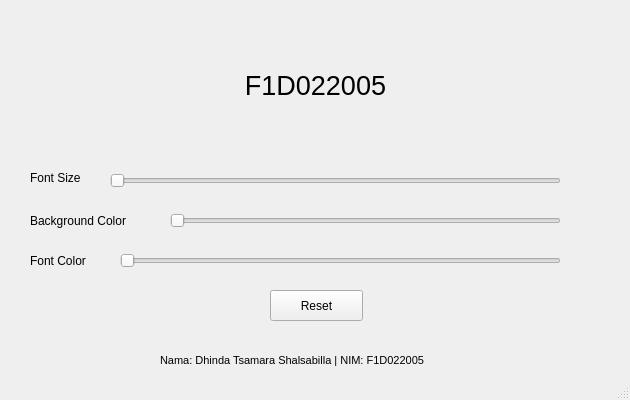
<?xml version="1.0" encoding="UTF-8"?>
<ui version="4.0">
 <class>MainWindow</class>
 <widget class="QMainWindow" name="MainWindow">
  <property name="geometry">
   <rect>
    <x>0</x>
    <y>0</y>
    <width>630</width>
    <height>400</height>
   </rect>
  </property>
  <property name="windowTitle">
   <string>Font Size and Color Adjuster</string>
  </property>
  <widget class="QWidget" name="centralwidget">
   <widget class="QLabel" name="nim">
    <property name="geometry">
     <rect>
      <x>30</x>
      <y>30</y>
      <width>571</width>
      <height>111</height>
     </rect>
    </property>
    <property name="font">
     <font>
      <family>Arial</family>
      <pointsize>20</pointsize>
     </font>
    </property>
    <property name="text">
     <string>F1D022005</string>
    </property>
    <property name="alignment">
     <set>Qt::AlignCenter</set>
    </property>
   </widget>
   <widget class="QLabel" name="label_2">
    <property name="geometry">
     <rect>
      <x>30</x>
      <y>170</y>
      <width>71</width>
      <height>16</height>
     </rect>
    </property>
    <property name="font">
     <font>
      <family>Arial</family>
      <pointsize>9</pointsize>
     </font>
    </property>
    <property name="text">
     <string>Font Size</string>
    </property>
   </widget>
   <widget class="QLabel" name="label_3">
    <property name="geometry">
     <rect>
      <x>30</x>
      <y>210</y>
      <width>121</width>
      <height>21</height>
     </rect>
    </property>
    <property name="font">
     <font>
      <family>Arial</family>
      <pointsize>9</pointsize>
     </font>
    </property>
    <property name="text">
     <string>Background Color</string>
    </property>
   </widget>
   <widget class="QLabel" name="label_4">
    <property name="geometry">
     <rect>
      <x>30</x>
      <y>250</y>
      <width>71</width>
      <height>21</height>
     </rect>
    </property>
    <property name="font">
     <font>
      <family>Arial</family>
      <pointsize>9</pointsize>
     </font>
    </property>
    <property name="text">
     <string>Font Color</string>
    </property>
   </widget>
   <widget class="QSlider" name="size">
    <property name="geometry">
     <rect>
      <x>110</x>
      <y>170</y>
      <width>451</width>
      <height>22</height>
     </rect>
    </property>
    <property name="orientation">
     <enum>Qt::Horizontal</enum>
    </property>
   </widget>
   <widget class="QSlider" name="bg">
    <property name="geometry">
     <rect>
      <x>170</x>
      <y>210</y>
      <width>391</width>
      <height>22</height>
     </rect>
    </property>
    <property name="orientation">
     <enum>Qt::Horizontal</enum>
    </property>
   </widget>
   <widget class="QSlider" name="color">
    <property name="geometry">
     <rect>
      <x>120</x>
      <y>250</y>
      <width>441</width>
      <height>22</height>
     </rect>
    </property>
    <property name="orientation">
     <enum>Qt::Horizontal</enum>
    </property>
   </widget>
   <widget class="QLabel" name="nama">
    <property name="geometry">
     <rect>
      <x>160</x>
      <y>350</y>
      <width>311</width>
      <height>20</height>
     </rect>
    </property>
    <property name="font">
     <font>
      <family>Arial</family>
      <pointsize>8</pointsize>
     </font>
    </property>
    <property name="text">
     <string>Nama: Dhinda Tsamara Shalsabilla | NIM: F1D022005</string>
    </property>
   </widget>
   <widget class="QLabel" name="sizeVal">
    <property name="geometry">
     <rect>
      <x>570</x>
      <y>170</y>
      <width>71</width>
      <height>16</height>
     </rect>
    </property>
    <property name="font">
     <font>
      <family>Arial</family>
      <pointsize>8</pointsize>
     </font>
    </property>
    <property name="text">
     <string/>
    </property>
   </widget>
   <widget class="QLabel" name="bgVal">
    <property name="geometry">
     <rect>
      <x>570</x>
      <y>210</y>
      <width>71</width>
      <height>16</height>
     </rect>
    </property>
    <property name="font">
     <font>
      <family>Arial</family>
      <pointsize>8</pointsize>
     </font>
    </property>
    <property name="text">
     <string/>
    </property>
   </widget>
   <widget class="QLabel" name="colorVal">
    <property name="geometry">
     <rect>
      <x>570</x>
      <y>250</y>
      <width>71</width>
      <height>16</height>
     </rect>
    </property>
    <property name="font">
     <font>
      <family>Arial</family>
      <pointsize>8</pointsize>
     </font>
    </property>
    <property name="text">
     <string/>
    </property>
   </widget>
   <widget class="QPushButton" name="reset">
    <property name="geometry">
     <rect>
      <x>270</x>
      <y>290</y>
      <width>93</width>
      <height>31</height>
     </rect>
    </property>
    <property name="font">
     <font>
      <family>Arial</family>
      <pointsize>9</pointsize>
     </font>
    </property>
    <property name="text">
     <string>Reset</string>
    </property>
   </widget>
  </widget>
  <widget class="QMenuBar" name="menubar">
   <property name="geometry">
    <rect>
     <x>0</x>
     <y>0</y>
     <width>630</width>
     <height>26</height>
    </rect>
   </property>
  </widget>
  <widget class="QStatusBar" name="statusbar"/>
 </widget>
 <resources/>
 <connections/>
</ui>
